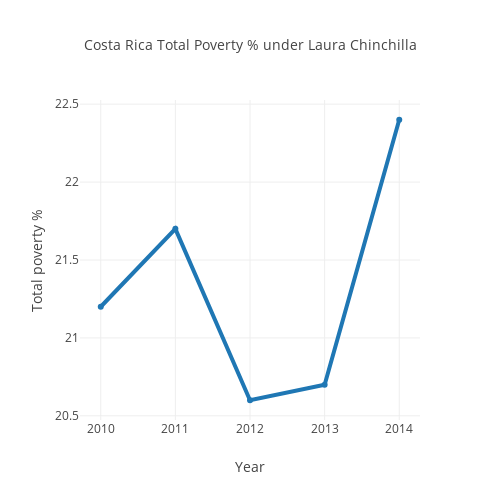

This figure's notebook cell:
### Code cell
cr.plot_poverty_laura()

### Figure 1 — Plotly figure (JSON) as saved in the notebook; plotly's stock layout.template omitted (floating-point values rounded to 4 significant figures)
{"data": [{"line": {"width": 4}, "mode": "lines+markers", "name": "% Poverty", "type": "scatter", "uid": "7b4e96d5-bf78-4493-a081-ff68a75c471e", "x": [2010, 2011, 2012, 2013, 2014], "y": [21.2, 21.7, 20.6, 20.7, 22.4]}], "layout": {"height": 500, "title": "Costa Rica Total Poverty % under Laura Chinchilla", "titlefont": {"size": 14}, "width": 500, "xaxis": {"title": "Year"}, "yaxis": {"title": "Total poverty %"}}}
